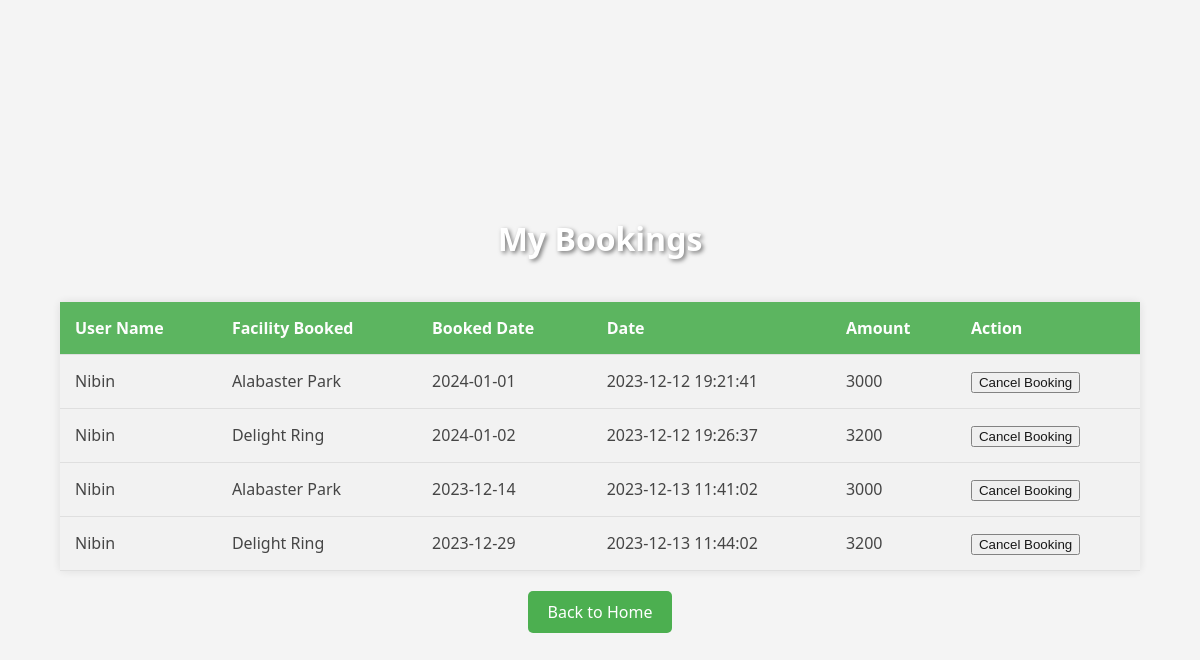
/userbookings.php (signed in), run on the app's committed database.
### tables this page shows
CREATE TABLE `booking_list` (
  `id` int(11) NOT NULL COMMENT 'AUTO_INCREMENT',
  `ref_code` varchar(100) NOT NULL,
  `user_id` int(11) NOT NULL,
  `facility_id` int(11) NOT NULL,
  `date_from` date NOT NULL,
  `payment_status` varchar(20) NOT NULL,
  `status` tinyint(2) NOT NULL DEFAULT 0,
  `date_created` datetime NOT NULL DEFAULT current_timestamp(),
  `date_updated` datetime DEFAULT NULL ON UPDATE current_timestamp() COMMENT 'ON UPDATE CURRENT_TIMESTAMP()',
  `amount` int(11) NOT NULL
);

CREATE TABLE `customer_details` (
  `id` int(11) NOT NULL COMMENT 'AUTO_INCREMENT',
  `firstname` text NOT NULL,
  `middlename` text DEFAULT NULL,
  `lastname` text NOT NULL,
  `gender` text NOT NULL,
  `contact` text NOT NULL,
  `address` text NOT NULL,
  `email` text NOT NULL,
  `password` text NOT NULL,
  `confirm_password` text DEFAULT NULL,
  `image_path` text DEFAULT NULL,
  `status` varchar(15) NOT NULL DEFAULT 'user',
  `date_created` datetime NOT NULL DEFAULT current_timestamp(),
  `date_added` datetime DEFAULT NULL ON UPDATE current_timestamp() COMMENT 'ON UPDATE CURRENT_TIMESTAMP()'
);

CREATE TABLE `facility_list` (
  `facility_id` int(11) NOT NULL COMMENT 'AUTO_INCREMENT',
  `image_path` text NOT NULL,
  `status` tinyint(1) NOT NULL DEFAULT 1,
  `date_created` datetime NOT NULL DEFAULT current_timestamp(),
  `date_updated` datetime DEFAULT NULL ON UPDATE current_timestamp() COMMENT 'ON UPDATE CURRENT_TIMESTAMP()',
  `name` text NOT NULL,
  `place` varchar(30) NOT NULL,
  `description` text NOT NULL,
  `rate` int(10) NOT NULL
);

### userbookings.php (the view, shortened to what this page needs)
<!DOCTYPE html>
<html lang="en">
<head>
</head>
<body>
<?php
$con = mysqli_connect("localhost", "admin", "admin", "miniproject");
if (isset($_SESSION['id'])) {
    $userId = $_SESSION['id'];
    $query = "SELECT bl.*, cd.*, fl.*, bl.date_created AS booking_date_created ,bl.id AS booking_id
    FROM booking_list bl
    JOIN customer_details cd ON bl.user_id = cd.id
    JOIN facility_list fl ON bl.facility_id = fl.facility_id
    WHERE bl.user_id = $userId";
    $result = mysqli_query($con, $query);
    if ($result) {
        if (mysqli_num_rows($result) > 0) {
            echo '<h1>My Bookings</h1>';
            echo '<table>';
            echo '<thead>';
            echo '<tr>';
            echo '<th>User Name</th>';
            echo '<th>Facility Booked</th>';
            echo '<th>Booked Date</th>';
            echo '<th>Date</th>';
            echo '<th>Amount</th>';
            echo '<th>Action</th>';
            echo '</tr>';
            echo '</thead>';
            echo '<tbody>';
            while ($row = mysqli_fetch_assoc($result)) {
                echo '<tr>';
                echo '<td>' . htmlspecialchars($row['firstname']) . '</td>';
                echo '<td>' . htmlspecialchars($row['name']) . '</td>';
                echo '<td>' . htmlspecialchars($row['date_from']) . '</td>';
                echo '<td>' . htmlspecialchars($row['booking_date_created']) . '</td>';
                echo '<td>' . htmlspecialchars($row['amount']) . '</td>';
                echo '<td>';
                echo "<a href='#' onclick='confirmCancellation(" . $row['booking_id'] . ")'>";
                echo '<button type="button">Cancel Booking</button>';
                echo "</a>";
                echo '</td>';
                echo '</tr>';
            }
            echo '</tbody>';
            echo '</table>';
            echo '<div class="back-to-home-button">';
            echo '<a href="http://localhost/miniproject/userpage.php">Back to Home</a>';
            echo '</div>';
        } else {
            echo "No results found.";
        }
    } else {
        echo "Query failed: " . mysqli_error($con);
    }
} else {
    echo "User ID not found in session.";
}
?>
</body>
</html>

### userbookings.php (style rules this page uses)
body { font-family: 'Segoe UI', Tahoma, Geneva, Verdana, sans-serif; margin: 0; padding: 0; background-color: #f4f4f4; background-image: url('images/img6.jpg'); background-size: cover; background-position: center; color: #333; display: flex; flex-direction: column; align-items: center; justify-content: center; min-height: 100vh; }
h1 { text-align: center; color: #fff; text-shadow: 2px 2px 4px rgba(0, 0, 0, 0.5); margin-top: 50px; }
table { width: 90%; border-collapse: collapse; box-shadow: 0 0 10px rgba(0, 0, 0, 0.1); background-color: #fff; opacity: 0.9; margin-top: 20px; }
th, td { padding: 15px; text-align: left; border-bottom: 1px solid #ddd; }
th { background-color: #4CAF50; color: #fff; }
td { background-color: #f2f2f2; }
.back-to-home-button { margin-top: 20px; text-align: center; }
.back-to-home-button a { display: inline-block; padding: 10px 20px; text-decoration: none; background-color: #4CAF50; color: #fff; border-radius: 5px; transition: background-color 0.3s; }

### data on the page
booking_list: user.firstname "Nibin", facility.name "Alabaster Park", date_from "2024-01-01", date_created "2023-12-12 19:21:41", amount "3000"
booking_list: user.firstname "Nibin", facility.name "Delight Ring", date_from "2024-01-02", date_created "2023-12-12 19:26:37", amount "3200"
booking_list: user.firstname "Nibin", facility.name "Alabaster Park", date_from "2023-12-14", date_created "2023-12-13 11:41:02", amount "3000"
booking_list: user.firstname "Nibin", facility.name "Delight Ring", date_from "2023-12-29", date_created "2023-12-13 11:44:02", amount "3200"
